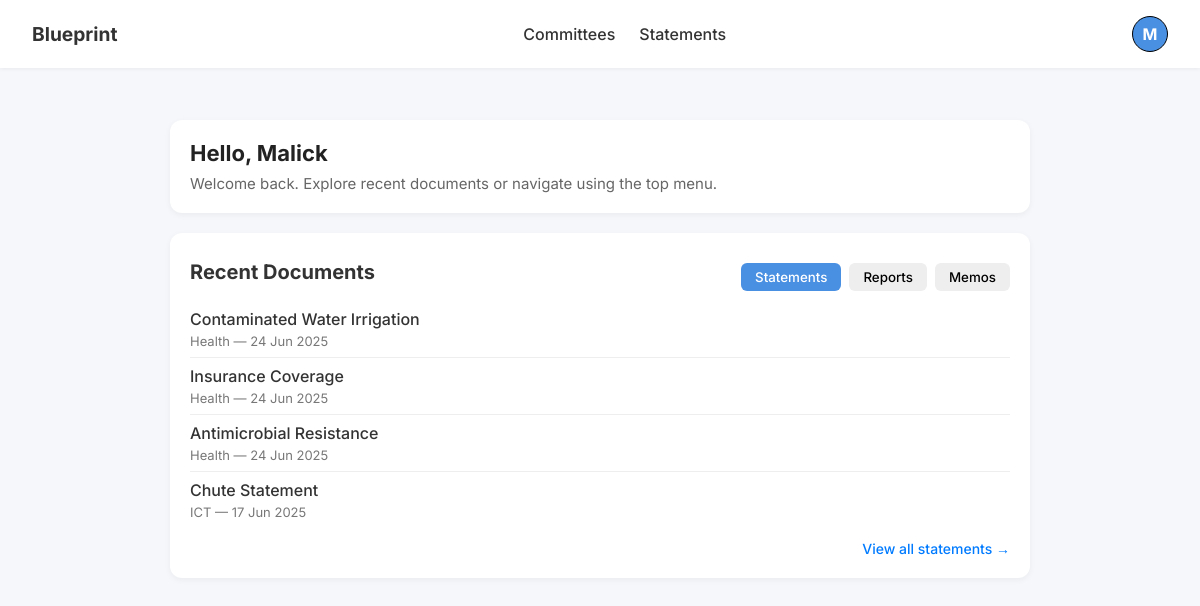
The page / (signed in) on the database its author committed.
### base/models.py (models this page shows, shortened)
class Statement(models.Model):
    name = models.CharField(max_length=200, blank=True)
    file = models.FileField(upload_to='statements/')
    committee = models.ForeignKey(Committee, on_delete=models.CASCADE, related_name='statements')
    uploaded_at = models.DateTimeField(auto_now=True)

class Committee(models.Model):
    name = models.CharField(max_length=200)
    mandate = models.TextField(null=True, blank=True)
    shorthand = models.CharField(max_length=200)
    chair = models.CharField(max_length=200)
    vice = models.CharField(max_length=200)
    def __str__(self):
        return self.shorthand

### base/views.py (the view)
# urls.py: path('', views.home, name="home"),
@login_required
def home(request):
    recent_statements = Statement.objects.order_by('-uploaded_at')[:5]
    context = {
        "recent_statements": Statement.objects.order_by('-uploaded_at')[:5],
        "recent_reports": Report.objects.order_by('-uploaded_at')[:5],
        }
    return render(request, 'base/home.html', context)

### accounts/context_processors.py (called while the page is built)
def profile_status(request):
    if request.user.is_authenticated:
        try:
            profile = request.user.memberprofile
            incomplete = not (profile.phone_number and profile.directorate)
            return {'incomplete_profile': incomplete}
        except MemberProfile.DoesNotExist:
            return {'incomplete_profile': True}
    return {}

### base/templates/base/home.html (shortened to what this page needs)
{% extends 'main.html' %} <br />
{% block content %}
<div class="dashboard-container">
  <div class="card welcome-card">
    <h2>Hello, {{ user.first_name|default:user.username }}</h2>
    <p>
      Welcome back. Explore recent documents or navigate using the top menu.
    </p>
  </div>
  <div class="card home-card">
    <div class="card-header">
      <h3>Recent Documents</h3>
      <div class="tabs">
        <button class="tab-link active" data-tab="statements">
          Statements
        </button>
        <button class="tab-link" data-tab="reports">Reports</button>
        <button class="tab-link" data-tab="memos">Memos</button>
      </div>
    </div>
    <div class="tab-content active" id="statements">
      {% with documents=recent_statements %}
      {% include "includes/document_list.html" %}
      {% endwith %}
      <div class="view-all">
        <a href="{% url 'statements' %}">View all statements →</a>
      </div>
    </div>
  </div>
</div>
{% endblock %}

### templates/main.html (shortened to what this page needs)
<!DOCTYPE html>
{% load static %}
<html lang="en">
  <head>
    <link rel="stylesheet" href="{% static 'styles/main.css' %}" />
    <link
      rel="stylesheet"
      href="https://cdn.datatables.net/2.3.1/css/dataTables.dataTables.css"
    />
  </head>
  <body>
    {% if user.is_authenticated %}
    <nav class="navbar">
      <div class="navbar-left">
        <a href="/" class="logo">Blueprint</a>
      </div>
      <div class="navbar-links">
        <a
          href="{% url 'committees' %}"
          class="nav-link {% if request.path == '/committees/' %}active{% endif %}"
          >Committees</a
        >
        <a
          href="{% url 'statements' %}"
          class="nav-link {% if request.path == '/statements/' %}active{% endif %}"
          >Statements</a
        >
      </div>
      <div class="navbar-icons">
        <div class="profile-wrapper">
          <div class="profile" id="profileToggle">
            <span>{{ user.username|first|upper }}</span>
          </div>
        </div>
      </div>
    </nav>
    {% endif %}
    <main class="main-body">{% block content %}{% endblock %}</main>
  </body>
</html>

### templates/includes/document_list.html
{% if documents %}
<ul class="document-list">
  {% for doc in documents %}
  <li>
    <div class="doc-info">
      <a href="{{ doc.file.url }}" class="doc-name" target="_blank"
        >{{ doc.name }}</a
      >
      <span class="doc-meta"
        >{{ doc.committee }} — {{ doc.uploaded_at|date:"d M Y" }}</span
      >
    </div>
  </li>
  {% endfor %}
</ul>
{% else %}
<p>No documents found.</p>
{% endif %}

### static/styles/main.css (style rules this page uses)
* { font-family: "Inter", sans-serif; box-sizing: border-box; margin: 0; padding: 0; }
body { background-color: #f5f7fa; color: #333; scroll-behavior: smooth; }
.navbar { display: flex; justify-content: space-between; align-items: center; background-color: #fff; box-shadow: 0 1px 4px rgba(0, 0, 0, 0.06); padding: 1rem 2rem; position: sticky; top: 0; z-index: 10; }
.navbar a { text-decoration: none; color: #333; font-weight: 500; transition: color 0.3s ease; }
.navbar .logo { font-size: 1.2rem; font-weight: bold; margin: 0; }
.navbar-left { display: flex; align-items: center; }
.navbar-links { display: flex; align-items: center; gap: 1.5rem; }
.navbar-icons { display: flex; align-items: center; gap: 1rem; }
.profile-wrapper { position: relative; cursor: pointer; }
.profile { display: flex; align-items: center; justify-content: center; background-color: #4a90e2; color: #fff; font-weight: bold; border-radius: 50%; height: 36px; width: 36px; border: 1px solid #000; }
.main-body { padding: 2rem; }
.dashboard-container { max-width: 900px; margin: 0 auto; padding: 20px; }
.card { background-color: #fff; border-radius: 12px; padding: 20px; margin-bottom: 20px; box-shadow: 0 2px 6px rgba(0, 0, 0, 0.05); }
.welcome-card h2 { margin-bottom: 8px; font-size: 22px; color: #222; }
.welcome-card p { font-size: 15px; color: #666; }
.card-header { display: flex; justify-content: space-between; align-items: center; flex-wrap: wrap; margin-bottom: 10px; }
.card-header h3 { font-size: 20px; color: #333; }
.tabs { display: flex; gap: 8px; flex-wrap: wrap; justify-content: flex-start; margin-top: 10px; }
.tab-link { padding: 6px 14px; background-color: #eee; border: none; border-radius: 6px; font-weight: 500; cursor: pointer; transition: all 0.3s ease; white-space: nowrap; }
.tab-link.active { background-color: #4a90e2; color: #fff; }
.tab-content { display: none; margin-top: 10px; }
.tab-content.active { display: block; }
.document-list { list-style: none; padding: 0; margin: 0; }
.document-list li { border-bottom: 1px solid #eee; padding: 8px 0; }
.document-list li:last-child { border-bottom: none; }
.doc-info { display: flex; flex-direction: column; }
.doc-name { font-weight: 500; color: #333; text-decoration: none; }
.doc-meta { font-size: 13px; color: #777; margin-top: 4px; }
.view-all { text-align: right; margin-top: 10px; }
.view-all a { font-size: 14px; font-weight: 500; color: #007bff; text-decoration: none; }

### rows shown on the page
Statement: name "Contaminated Water Irrigation", committee "Health", uploaded_at "24 Jun 2025"
Statement: name "Insurance Coverage", committee "Health", uploaded_at "24 Jun 2025"
Statement: name "Antimicrobial Resistance", committee "Health", uploaded_at "24 Jun 2025"
Statement: name "Chute Statement", committee "ICT", uploaded_at "17 Jun 2025"

### other values the page prints
{{ user.username|first|upper }} "M"
{{ user.first_name|default:user.username }} "Malick"
